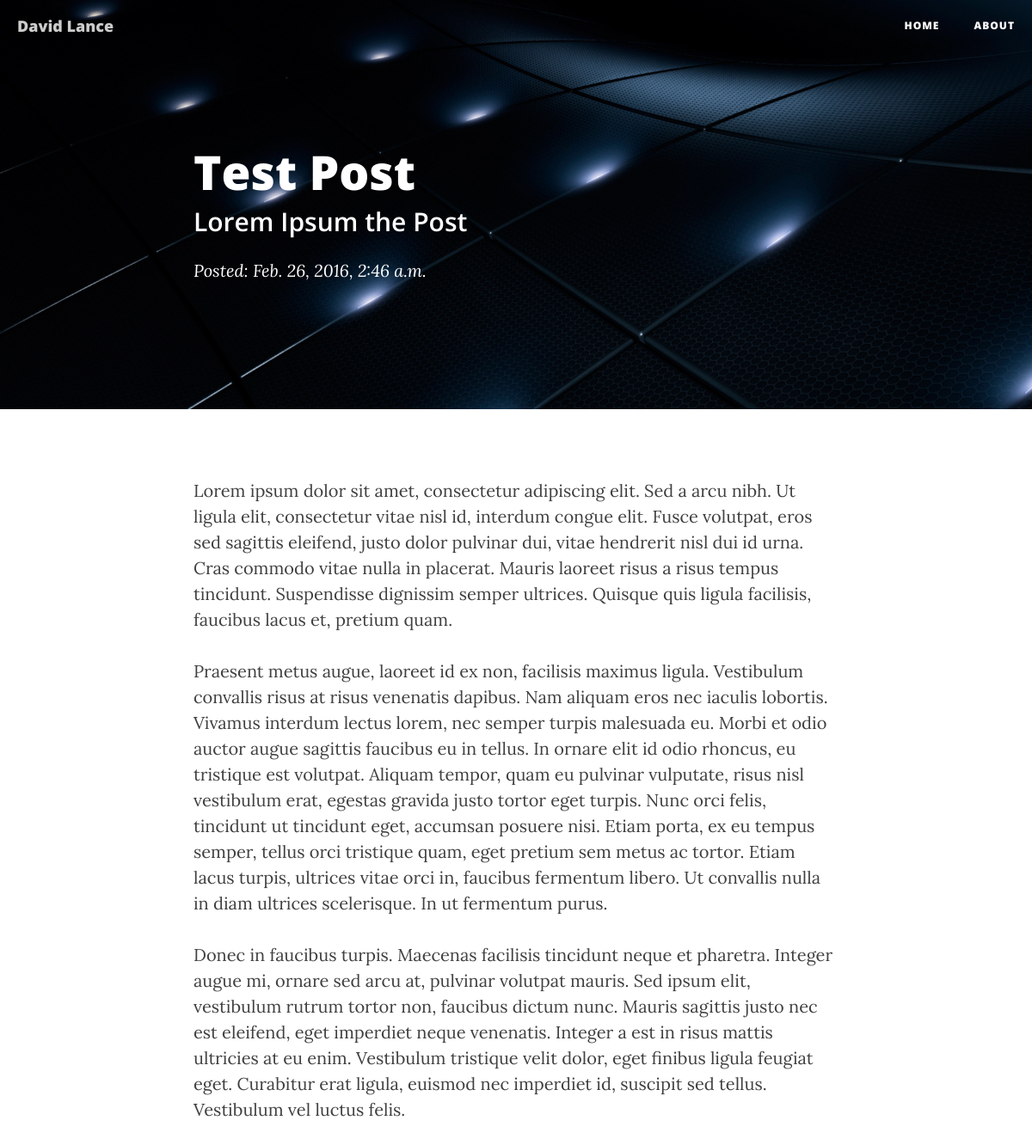
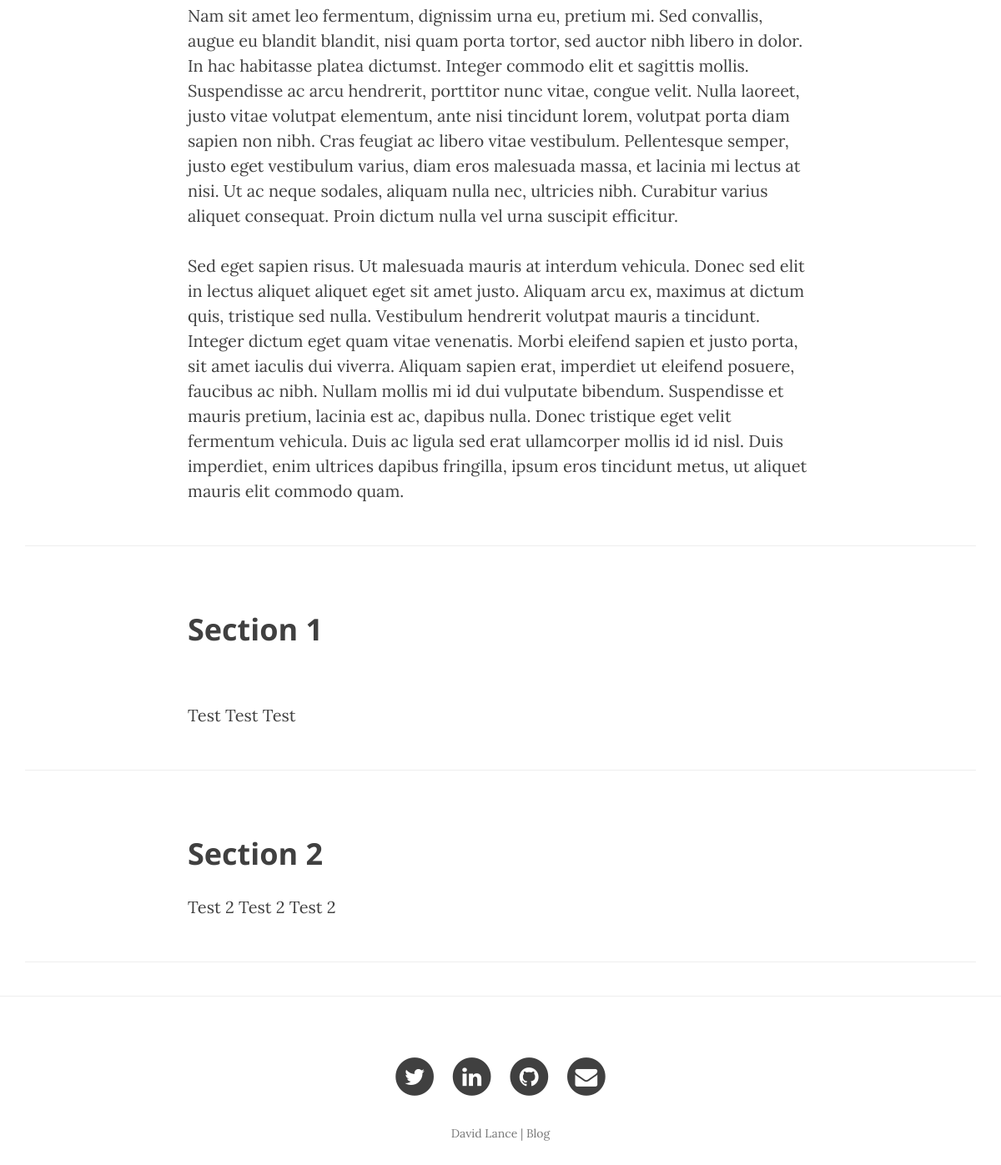
The app's page /post/1/ with its own data (2 pictures, top to bottom).
### blog/models.py (models this page shows, shortened)
class Post(models.Model):
    title = models.CharField(max_length=200)
    pub_date = models.DateTimeField(blank=True, null=True)
    description = models.CharField(max_length=200, default="")
    text = models.TextField()

class Section(models.Model):
    post = models.ForeignKey(Post, on_delete=models.CASCADE)
    title = models.CharField(max_length=200)
    img = models.ImageField(upload_to=post_dir_path)
    text = models.TextField()

### blog/views.py (the view)
# urls.py: url(r'^post/(?P<post_id>[0-9]+)/$', views.post, name='post'),
def post(request, post_id):
    post = Post.objects.get(pk=post_id)
    return render(request, 'blog/post.html', {'post':post})

### blog/templates/blog/post.html (shortened to what this page needs)
<!DOCTYPE html>
<html lang="en">
<head>
    {% load staticfiles %}
    <link href="{% static 'css/bootstrap.min.css' %}" rel="stylesheet">
    <link href="{% static 'css/clean-blog.min.css' %}" rel="stylesheet">
    <link href="http://maxcdn.bootstrapcdn.com/font-awesome/4.1.0/css/font-awesome.min.css" rel="stylesheet" type="text/css">
</head>
<body>
    <nav class="navbar navbar-default navbar-custom navbar-fixed-top">
        <div class="container-fluid">
            <div class="navbar-header page-scroll">
                <a class="navbar-brand" href="{% url 'blog:post_list' %}">David Lance</a>
            </div>
            <div class="collapse navbar-collapse" id="bs-example-navbar-collapse-1">
                <ul class="nav navbar-nav navbar-right">
                    <li>
                      <a href="{% url 'blog:post_list' %}">Home</a>
                    </li>
                    <li>
                      <a href="{% url 'blog:about' %}">About</a>
                    </li>
                </ul>
            </div>
        </div>
    </nav>
    <header class="intro-header" style="background-image: url({% static 'img/post-bg.jpg' %})">
        <div class="container">
            <div class="row">
                <div class="col-lg-8 col-lg-offset-2 col-md-10 col-md-offset-1">
                    <div class="post-heading">
                      <h1>{{ post.title }}</h1>
                        <h2 class="subheading">{{ post.description }}</h2>
                        <span class="meta">Posted: {{ post.pub_date }}</span>
                    </div>
                </div>
            </div>
        </div>
    </header>
    <article>
        <div class="container">
            <div class="row">
                <div class="col-lg-8 col-lg-offset-2 col-md-10 col-md-offset-1">
                    <p>{{ post.text|linebreaks }} </p>
                </div>
            </div>
            <hr>
            {% for section in post.section_set.all %}
            <div class="row">
                <div class="col-lg-8 col-lg-offset-2 col-md-10 col-md-offset-1">
                    <h2 class="section-heading">{{ section.title }}</h2>
                    <p>{{ section.text }}</p>
                </div>
            </div>
            <hr>
            {% endfor %}
        </div>
    </article>
    <hr>
    <footer>
        <div class="container">
            <div class="row">
                <div class="col-lg-8 col-lg-offset-2 col-md-10 col-md-offset-1">
                    <ul class="list-inline text-center">
                        <li>
                            <a href="https://twitter.com/dlance1996">
                                <span class="fa-stack fa-lg">
                                    <i class="fa fa-circle fa-stack-2x"></i>
                                    <i class="fa fa-twitter fa-stack-1x fa-inverse"></i>
                                </span>
                            </a>
                        </li>
                        <li>
                            <a href="https://linkedin.com/in/davidclance">
                                <span class="fa-stack fa-lg">
                                    <i class="fa fa-circle fa-stack-2x"></i>
                                    <i class="fa fa-linkedin fa-stack-1x fa-inverse"></i>
                                </span>
                            </a>
                        </li>
                        <li>
                            <a href="https://github.com/DLance96">
                                <span class="fa-stack fa-lg">
                                    <i class="fa fa-circle fa-stack-2x"></i>
                                    <i class="fa fa-github fa-stack-1x fa-inverse"></i>
                                </span>
                            </a>
                        </li>
                        <li>
                            <a href="mailto: dlance1996@gmail.com">
                                <span class="fa-stack fa-lg">
                                    <i class="fa fa-circle fa-stack-2x"></i>
                                    <i class="fa fa-envelope fa-stack-1x fa-inverse"></i>
                                </span>
                            </a>
                        </li>
                    </ul>
                    <p class="copyright text-muted">David Lance | Blog</p>
                </div>
            </div>
        </div>
    </footer>
</body>
</html>

### records on screen
Post: title "Test Post", description "Lorem Ipsum the Post", pub_date "Feb. 26, 2016, 2:46 a.m.", text "Lorem ipsum dolor sit amet, consectetur adipiscing elit. Sed a arcu nibh. Ut ligula elit, consectetur vitae nisl id, interdum congue elit. Fusce volutpat, eros sed sagittis eleifend, justo dolor pulvinar dui, vitae hendrerit nisl dui id urna. Cras commodo vitae nulla in placerat. Mauris laoreet risus a risus tempus tincidunt. Suspendisse dignissim semper ultrices. Quisque quis ligula facilisis, faucibus lacus et, pretium quam. Praesent metus augue, laoreet id ex non, facilisis maximus ligula. Vestibulum convallis risus at risus venenatis dapibus. Nam aliquam eros nec iaculis lobortis. Vivamus interdum lectus lorem, nec semper turpis malesuada eu. Morbi et odio auctor augue sagittis faucibus…"
Section: title "Section 1", text "Test Test Test"
Section: title "Section 2", text "Test 2 Test 2 Test 2"
